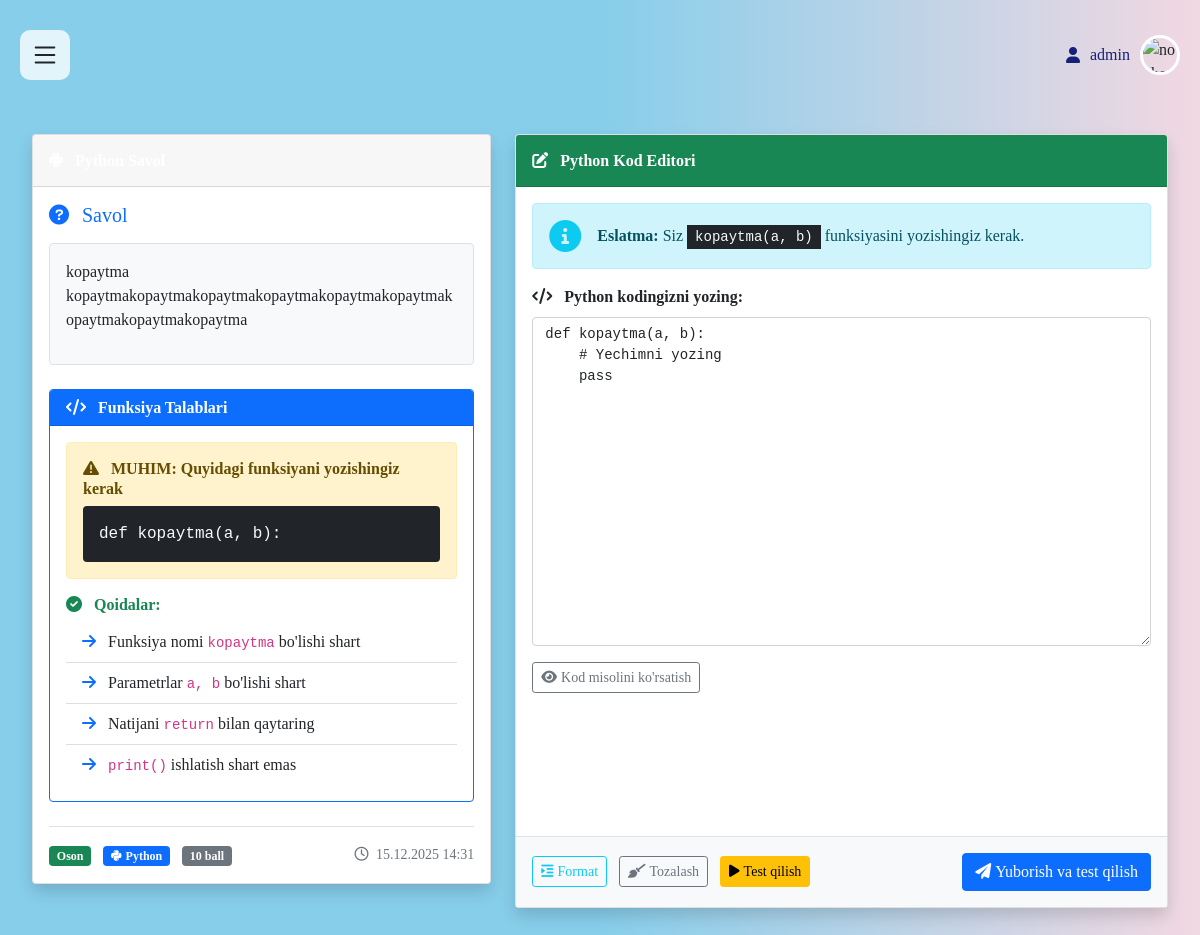
Page /code/question/3/ (signed in) on the earlier database version.
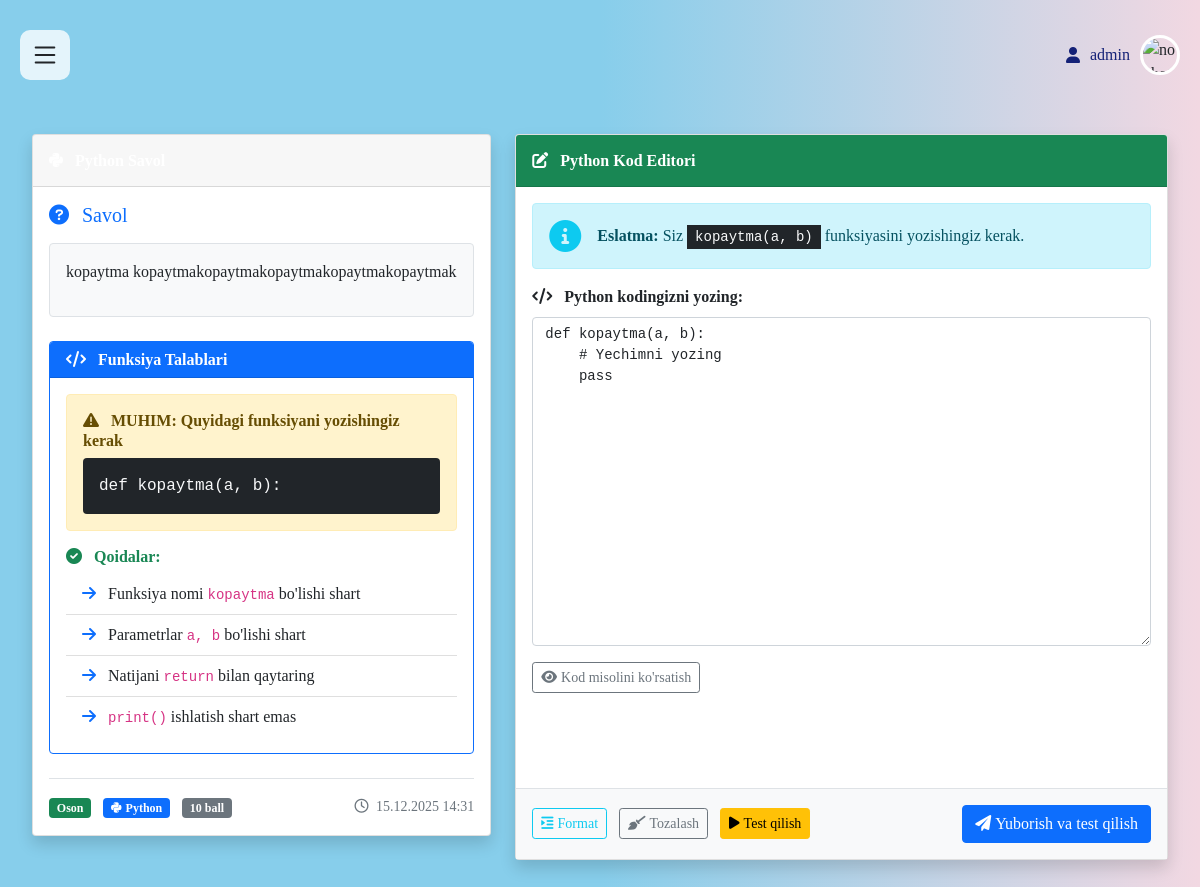
Same page on the later database version.
### app2/models.py (models this page shows, shortened)
class ProgrammingQuestion(models.Model):
    DIFFICULTY = [
        ('easy', 'Oson'),
        ('medium', 'O\'rtacha'),
        ('hard', 'Qiyin'),
    ]
    question_text = models.TextField(
        validators=[MinLengthValidator(10)],
        verbose_name="Savol matni",
        help_text="Savolning to'liq matnini kiriting"
    )
    function_name = models.CharField(
        max_length=50,
        default='solution',
        verbose_name="Funksiya nomi",
        help_text="Foydalanuvchi yozishi kerak bo'lgan funksiya nomi (masalan: 'qoshish', 'factorial')"
    )
    function_params = models.CharField(
        max_length=200,
        default='a, b',
        verbose_name="Funksiya parametrlari",
        help_text="Funksiya parametrlarini kiriting (masalan: 'a, b', 'n', 'text')"
    )
    test_code = models.TextField(
        validators=[MinLengthValidator(20)],
        verbose_name="Python Test Kodi",
        help_text=f"""Foydalanuvchi funksiyasini test qilish uchun Python kodi.
Test kodida {function_name}() funksiyasini chaqiring va assert yordamida tekshiring.

MASALAN:
result = {function_name}(5, 3)
assert result == 8, f"5 + 3 = 8 bo'lishi kerak, lekin {{result}} qaytdi"
print("✅ Test muvaffaqiyatli!")"""
    )
    language = models.CharField(
        max_length=20,
        default='python',
        verbose_name="Dasturlash tili",
        editable=False
    )
    difficulty = models.CharField(
        max_length=20,
        choices=DIFFICULTY,
        default='easy',
        verbose_name="Qiyinchilik darajasi"
    )
    created_by = models.ForeignKey(
        User,
        on_delete=models.CASCADE,
        related_name='programming_questions',
        verbose_name="Yaratgan foydalanuvchi"
    )
    created_at = models.DateTimeField(
        auto_now_add=True,
        verbose_name="Yaratilgan vaqt"
    )
    is_active = models.BooleanField(
        default=True,
        verbose_name="Faol"
    )
    category = models.CharField(
        max_length=50,
        blank=True,
        null=True,
        verbose_name="Kategoriya",
        help_text="Savol kategoriyasi (masalan: Matematika, String, Ro'yxat)"
    )
    points = models.PositiveIntegerField(
        default=10,
        verbose_name="Ball",
        help_text="Savolning ball qiymati"
    )
    class Meta:
        ordering = ['-created_at']
        verbose_name = "Python Savol"
        verbose_name_plural = "Python Savollar"

### app2/views.py (the view, shortened to what this page needs)
# urls.py: path('question/<int:question_id>/', views.practice_question, name='practice_question'),
@login_required
def practice_question(request, question_id):
    question = get_object_or_404(ProgrammingQuestion, id=question_id, is_active=True)
    user_info = get_user_info(request.user)
    initial_code = f"def {question.function_name}({question.function_params}):\n    # Yechimni yozing\n    pass"
    context = {
        'question': question,
        'initial_code': initial_code,
        'is_admin': is_code_admin(request.user),
        'user_info': user_info,
        'title': f'Python Savol: {question.question_text[:50]}...'
    }
    return render(request, 'app2/practice_question.html', context)

### app2/views.py (called while the page is built, shortened)
def get_user_info(user):
    try:
        from django.apps import apps
        if apps.is_installed('users'):
            profile = user.userprofile
            first_name = getattr(profile, 'first_name', '')
            last_name = getattr(profile, 'last_name', '')
            full_name = f"{first_name} {last_name}".strip()
            return {
                'full_name': full_name if full_name else user.username,
                'first_name': first_name,
                'last_name': last_name,
                'group': getattr(profile, 'group', 'Guruh yo\'q'),
                'phone': getattr(profile, 'phone', ''),
                'bio': getattr(profile, 'bio', ''),
                'has_profile': True,
            }
    except:
        pass

def is_code_admin(user):
    return user.is_staff or user.is_superuser

### templates/app2/practice_question.html (shortened to what the changed rows need)
{% extends 'base.html' %}
{% load static %}
{% block content %}
<div class="container-fluid py-4">
    <div class="row">
        <div class="col-lg-5">
            <div class="card shadow mb-4">
                <div class="card-body">
                    <div class="mb-4">
                        <div class="p-3 bg-light rounded border">
                            {{ question.question_text|linebreaks }}
                        </div>
                    </div>
                    <div class="card border-primary mb-4">
                        <div class="card-body p-3">
                            <div class="alert alert-warning">
                                <h6 class="alert-heading mb-2">
                                    <i class="fas fa-exclamation-triangle me-2"></i>
                                    MUHIM: Quyidagi funksiyani yozishingiz kerak
                                </h6>
                                <div class="bg-dark text-light p-3 rounded font-monospace">
                                    def {{ question.function_name }}({{ question.function_params }}):
                                </div>
                            </div>
                            <div class="mt-3">
                                <ul class="list-group list-group-flush">
                                    <li class="list-group-item">
                                        <i class="fas fa-arrow-right text-primary me-2"></i>
                                        Funksiya nomi <code>{{ question.function_name }}</code> bo'lishi shart
                                    </li>
                                    <li class="list-group-item">
                                        <i class="fas fa-arrow-right text-primary me-2"></i>
                                        Parametrlar <code>{{ question.function_params }}</code> bo'lishi shart
                                    </li>
                                </ul>
                            </div>
                        </div>
                    </div>
                    <div class="d-flex justify-content-between align-items-center mt-4 pt-3 border-top">
                        <div>
                            <span class="badge {% if question.difficulty == 'easy' %}bg-success{% elif question.difficulty == 'medium' %}bg-warning{% else %}bg-danger{% endif %} me-2">
                                {{ question.get_difficulty_display }}
                            </span>
                            <span class="badge bg-primary">
                                <i class="fab fa-python me-1"></i>Python
                            </span>
                            <span class="badge bg-secondary ms-2">
                                {{ question.points }} ball
                            </span>
                        </div>
                        <small class="text-muted">
                            <i class="far fa-clock me-1"></i>
                            {{ question.created_at|date:"d.m.Y H:i" }}
                        </small>
                    </div>
                </div>
            </div>
        </div>
        <div class="col-lg-7">
            <div class="card shadow h-100">
                <div class="card-body p-0 d-flex flex-column">
                    <form method="post" id="codeForm" class="d-flex flex-column flex-grow-1">
                        <div class="alert alert-info m-3 mb-0">
                            <div class="d-flex align-items-center">
                                <div>
                                    <strong>Eslatma:</strong>
                                    Siz <code class="bg-dark text-light px-2 py-1">{{ question.function_name }}({{ question.function_params }})</code>
                                    funksiyasini yozishingiz kerak.
                                </div>
                            </div>
                        </div>
                    </form>
                </div>
            </div>
        </div>
    </div>
</div>
{% endblock %}

Differences in the rows shown:
changed ProgrammingQuestion "kopaytma": question_text "kopaytma kopaytmakopaytmakopaytmakopaytmakopaytmakopaytmakopaytmakopaytmakopaytma" → "kopaytma kopaytmakopaytmakopaytmakopaytmakopaytmak"
